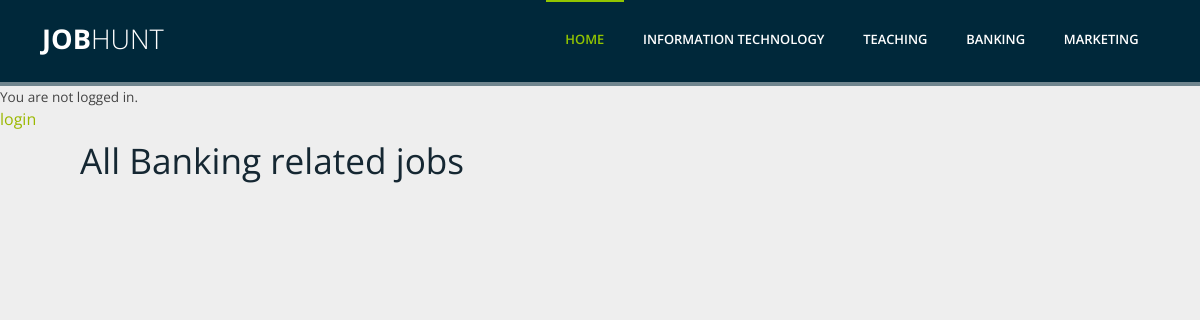
Page /category/banking/ on the earlier database version.
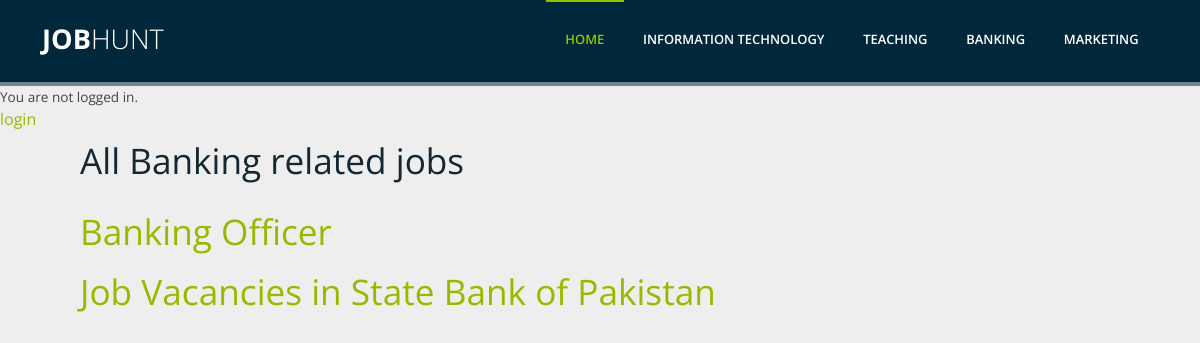
Same page on the later database version.
### project/models.py (models this page shows, shortened)
class Post(models.Model):
	title = models.CharField(max_length=500)
	detail = models.TextField()
	category_choices = (
		('IT','IT'),
		('teaching','Teaching'),
		('banking','Banking'),
		('marketing','Marketing'),
	)
	category=models.CharField(max_length=20,choices=category_choices,default='IT',)
	salary = models.IntegerField()
	location=models.CharField(max_length=200,default='islamabad',)
	contact=models.CharField(max_length=200,default='000-0000000',)
	email=models.CharField(max_length=200,default='abc@mail.com',)

### project/views.py (the view)
# urls.py: path('category/banking/',views.Banking.as_view(),name='banking'),
class Banking(ListView):
	model=Post
	template_name='banking.html'

### templates/banking.html
{% extends 'base.html' %}
{% block content %}
<h2 style="padding-left: 80px; padding-bottom:10px;"> All Banking related jobs </h2>
	{% for post in object_list %}
	{% ifequal post.category 'banking' %}
	<div class="post-entry" style="margin-top: 15px;
	margin-bottom: 10px;
	margin-right: 150px;
	margin-left: 80px;">
		<h2><a href="{% url 'job_detail_banking' post.pk %}">{{ post.title }}</a></h2>
	</div>
	{% endifequal %}
	{% endfor %}
{% endblock content %}

Differences in the rows shown:
added Post: title "Banking Officer"
added Post: title "Job Vacancies in State Bank of Pakistan"
